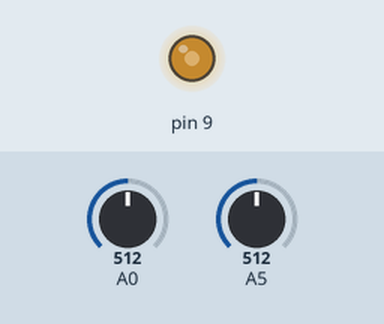
The sketch below on a simulated Arduino Uno, built with avr-gcc and run on an emulated ATmega328P. Shown: output pins drawn as LEDs (lit = HIGH). The inputs (shaded band) are chosen by the test bench; at power-on: A0 = 512, A5 = 512. What the sketch prints to the serial monitor is not drawn.

Above: at 1.2 s.
1.3 s: A0 set to 716
At 1.7 s:
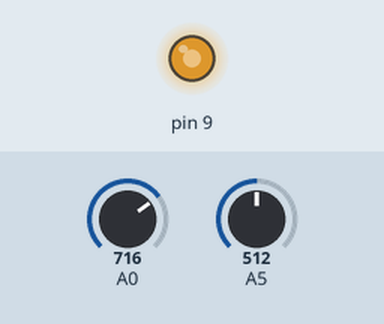
2.8 s: A0 set to 900
At 3.1 s:
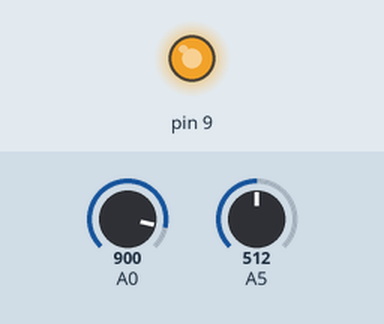
4.3 s: A0 set to 122
At 5.5 s:
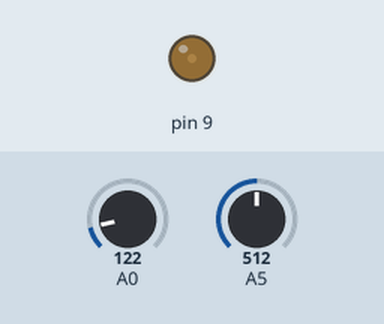
5.8 s: A0 set to 0
At 7.0 s:
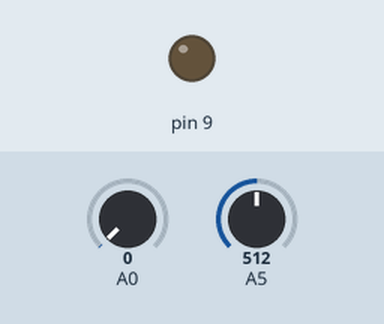
7.3 s: A0 set to 511
At 8.5 s:
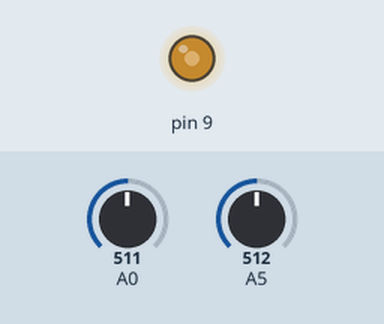
Timing chart, 0 to 9.8 s (numbered marks = the images above; inputs shaded):
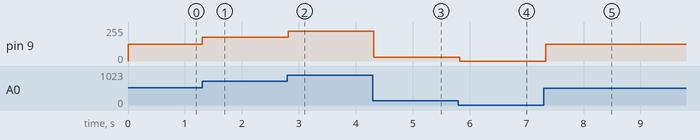

Measured:
- after the input at 1.3 s, pin 9: 127/255 → 178/255 at once
- after the input at 2.8 s, pin 9: 178/255 → 224/255 at once
- after the input at 4.3 s, pin 9: 224/255 → 30/255 at once
- after the input at 5.8 s, pin 9: 30/255 → 0/255 at once
- after the input at 7.3 s, pin 9: 0/255 → 127/255 at once

The sketch:

MATLAB_DCmotor_control.ino
```cpp
int val;
int mval;

int vol;
void setup() {
  // put your setup code here, to run once:
  pinMode(9,OUTPUT);
  Serial.begin(9600);
}

void loop() {
  // put your main code here, to run repeatedly:
  val = analogRead(0);
  mval = map(val,0,1023,0,255);
  analogWrite(9,mval);
  vol = analogRead(5);
  Serial.println(vol);
  delay(100);
}
```
